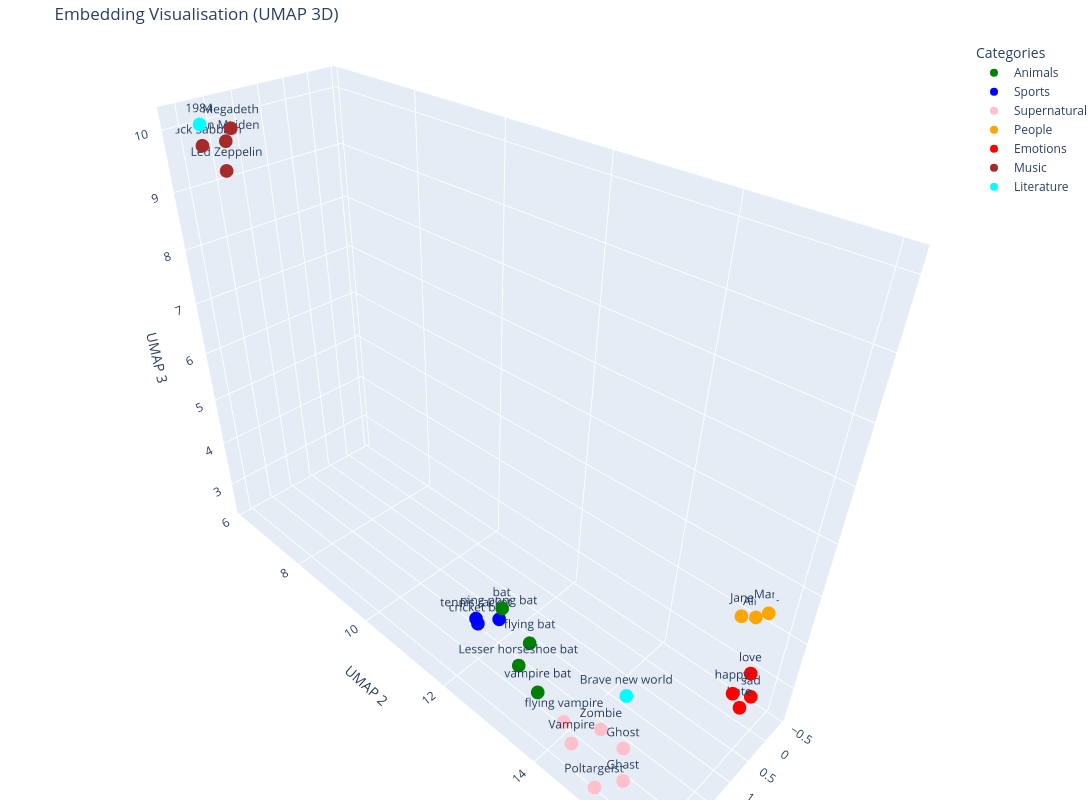

The cell this chart's notebook holds for it:
### Code cell
import os
from openai import AzureOpenAI
from azure.identity import DefaultAzureCredential, get_bearer_token_provider
import umap
import pandas as pd
import plotly.express as px

# ======================
# Authentication
# ======================
token_provider = get_bearer_token_provider(
    DefaultAzureCredential(), "https://cognitiveservices.azure.com/.default"
)

endpoint = "https://aifsweden.cognitiveservices.azure.com/"
deployment = "text-embedding-3-small"

client = AzureOpenAI(
    api_version="2024-12-01-preview",
    azure_endpoint=endpoint,
    azure_ad_token_provider=token_provider,
)

# ======================
# Input text
# ======================
inp = [
    "bat","vampire bat","flying bat","cricket bat","Lesser horseshoe bat",
    "tennis racket","ping pong bat","flying vampire","Ghost","Zombie","Vampire",
    "Jane","Alice","Mary","love","hate","happy","sad",
    "Led Zeppelin","Iron Maiden","Megadeth","Black Sabbath",
    "1984","Brave new world","Ghast","Poltargeist"
]

# ======================
# Categories
# ======================
categories = {
    "Animals": ["bat","vampire bat","flying bat","Lesser horseshoe bat"],
    "Sports": ["cricket bat","tennis racket","ping pong bat"],
    "Supernatural": ["Ghost","Zombie","Vampire","flying vampire","Ghast","Poltargeist"],
    "People": ["Jane","Alice","Mary"],
    "Emotions": ["love","hate","happy","sad"],
    "Music": ["Led Zeppelin","Iron Maiden","Megadeth","Black Sabbath"],
    "Literature": ["1984","Brave new world"]
}

colour_map = {
    "Animals": "green",
    "Sports": "blue",
    "Supernatural": "pink",
    "People": "orange",
    "Emotions": "red",
    "Music": "brown",
    "Literature": "cyan"
}

# ======================
# Generate embeddings
# ======================
response = client.embeddings.create(input=inp, model=deployment)
matrix = [item.embedding for item in response.data]

# ======================
# UMAP (3D)
# ======================
reducer = umap.UMAP(
    n_components=3,
    n_neighbors=5,   # better for small dataset
    min_dist=0.1,
    random_state=42
)

reduced = reducer.fit_transform(matrix)

# ======================
# Build dataframe
# ======================
df = pd.DataFrame(reduced, columns=["x", "y", "z"])
df["label"] = inp

# Assign category
def get_category(label):
    for cat, items in categories.items():
        if label in items:
            return cat
    return "Other"

df["category"] = df["label"].apply(get_category)

# ======================
# Plot (interactive 3D)
# ======================
fig = px.scatter_3d(
    df,
    x="x",
    y="y",
    z="z",
    color="category",
    text="label",
    title="Embedding Visualisation (UMAP 3D)",
    color_discrete_map=colour_map
)

# Improve layout
fig.update_traces(textposition='top center')
fig.update_layout(
    height=800,   # ✅ increase vertical size
    width=1200,   # ✅ increase horizontal size (optional)
    legend_title="Categories",
    margin=dict(l=0, r=0, t=40, b=0),  # ✅ maximise usable space
    scene=dict(
        xaxis_title="UMAP 1",
        yaxis_title="UMAP 2",
        zaxis_title="UMAP 3"
    )
)


fig.show()

### Figure 1 — Plotly figure (JSON) as saved in the notebook; plotly's stock layout.template omitted (floating-point values rounded to 4 significant figures)
{"data": [{"hovertemplate": "category=Animals<br>x=%{x}<br>y=%{y}<br>z=%{z}<br>label=%{text}<extra></extra>", "legendgroup": "Animals", "marker": {"color": "green", "symbol": "circle"}, "mode": "markers+text", "name": "Animals", "scene": "scene", "showlegend": true, "text": ["bat", "vampire bat", "flying bat", "Lesser horseshoe bat"], "textposition": "top center", "type": "scatter3d", "x": [1.741, 2.351, 1.871, 2.165], "y": [12.28, 13.62, 13.01, 13.06], "z": [3.489, 3.14, 3.353, 3.117]}, {"hovertemplate": "category=Sports<br>x=%{x}<br>y=%{y}<br>z=%{z}<br>label=%{text}<extra></extra>", "legendgroup": "Sports", "marker": {"color": "blue", "symbol": "circle"}, "mode": "markers+text", "name": "Sports", "scene": "scene", "showlegend": true, "text": ["cricket bat", "tennis racket", "ping pong bat"], "textposition": "top center", "type": "scatter3d", "x": [2.088, 1.898, 1.687], "y": [12.08, 11.84, 12.17], "z": [3.244, 3.035, 3.109]}, {"hovertemplate": "category=Supernatural<br>x=%{x}<br>y=%{y}<br>z=%{z}<br>label=%{text}<extra></extra>", "legendgroup": "Supernatural", "marker": {"color": "pink", "symbol": "circle"}, "mode": "markers+text", "name": "Supernatural", "scene": "scene", "showlegend": true, "text": ["flying vampire", "Ghost", "Zombie", "Vampire", "Ghast", "Poltargeist"], "textposition": "top center", "type": "scatter3d", "x": [2.437, 2.096, 2.403, 2.697, 2.377, 2.619], "y": [14.21, 15.06, 14.84, 14.57, 15.3, 15.0], "z": [3.08, 2.948, 3.481, 3.179, 2.715, 2.486]}, {"hovertemplate": "category=People<br>x=%{x}<br>y=%{y}<br>z=%{z}<br>label=%{text}<extra></extra>", "legendgroup": "People", "marker": {"color": "orange", "symbol": "circle"}, "mode": "markers+text", "name": "People", "scene": "scene", "showlegend": true, "text": ["Jane", "Alice", "Mary"], "textposition": "top center", "type": "scatter3d", "x": [-0.1179, -0.4682, -0.3911], "y": [15.4, 15.48, 15.68], "z": [4.271, 4.036, 4.339]}, {"hovertemplate": "category=Emotions<br>x=%{x}<br>y=%{y}<br>z=%{z}<br>label=%{text}<extra></extra>", "legendgroup": "Emotions", "marker": {"color": "red", "symbol": "circle"}, "mode": "markers+text", "name": "Emotions", "scene": "scene", "showlegend": true, "text": ["love", "hate", "happy", "sad"], "textposition": "top center", "type": "scatter3d", "x": [0.1938, 0.4823, 0.685, 0.251], "y": [15.86, 15.94, 15.87, 15.97], "z": [3.65, 3.197, 3.637, 3.271]}, {"hovertemplate": "category=Music<br>x=%{x}<br>y=%{y}<br>z=%{z}<br>label=%{text}<extra></extra>", "legendgroup": "Music", "marker": {"color": "brown", "symbol": "circle"}, "mode": "markers+text", "name": "Music", "scene": "scene", "showlegend": true, "text": ["Led Zeppelin", "Iron Maiden", "Megadeth", "Black Sabbath"], "textposition": "top center", "type": "scatter3d", "x": [2.196, 1.906, 1.971, 2.358], "y": [6.613, 6.224, 6.549, 6.287], "z": [9.383, 9.694, 9.988, 9.743]}, {"hovertemplate": "category=Literature<br>x=%{x}<br>y=%{y}<br>z=%{z}<br>label=%{text}<extra></extra>", "legendgroup": "Literature", "marker": {"color": "cyan", "symbol": "circle"}, "mode": "markers+text", "name": "Literature", "scene": "scene", "showlegend": true, "text": ["1984", "Brave new world"], "textposition": "top center", "type": "scatter3d", "x": [2.406, 1.931], "y": [6.405, 14.89], "z": [10.11, 3.827]}], "layout": {"height": 800, "legend": {"title": {"text": "Categories"}, "tracegroupgap": 0}, "margin": {"b": 0, "l": 0, "r": 0, "t": 40}, "scene": {"domain": {"x": [0, 1], "y": [0, 1]}, "xaxis": {"title": {"text": "UMAP 1"}}, "yaxis": {"title": {"text": "UMAP 2"}}, "zaxis": {"title": {"text": "UMAP 3"}}}, "title": {"text": "Embedding Visualisation (UMAP 3D)"}, "width": 1200}}
